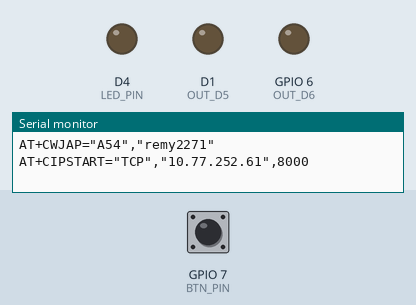
This sketch was run on a simulated ESP8266 (NodeMCU). On the bench: output pins drawn as LEDs (lit = HIGH), the last lines printed to the serial monitor. Inputs (shaded band) come from the test bench; at power-on: GPIO 7 (BTN_PIN) HIGH.

Above: at 9.9 s.
10.0 s: GPIO 7 (BTN_PIN) pulled LOW for 0.15 s
At 11.2 s:
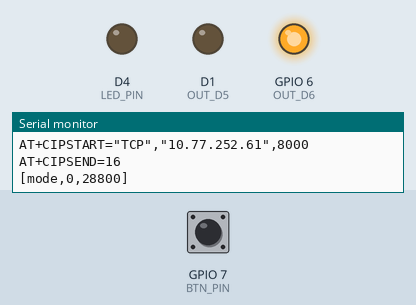
11.6 s: GPIO 7 (BTN_PIN) pulled LOW for 1 s
At 12.4 s:
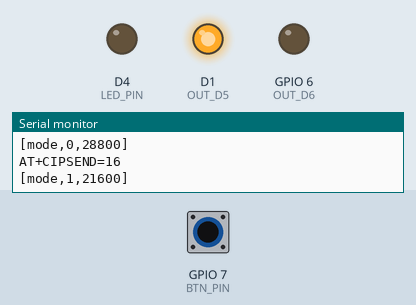
14.1 s: GPIO 7 (BTN_PIN) pulled LOW for 0.15 s
At 14.6 s:
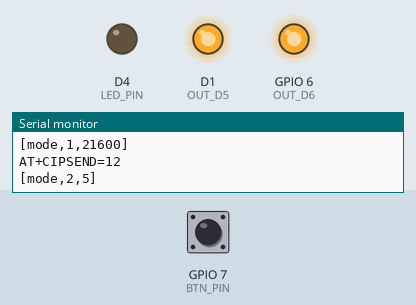
17.1 s: GPIO 7 (BTN_PIN) pulled LOW for 3.2 s
At 17.9 s:
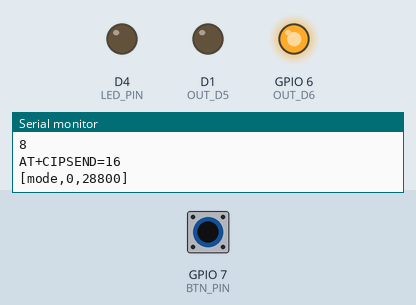
Timing chart, 0 to 20.1 s (numbered marks = the images above; inputs shaded):
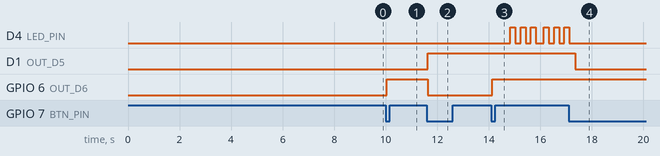

Measured:
- after the input at 10.0 s, GPIO 6 (OUT_D6): LOW → HIGH at once
- after the input at 11.6 s, D1 (OUT_D5): LOW → HIGH at once; GPIO 6 (OUT_D6): HIGH → LOW at once
- after the input at 14.1 s, D4 (LED_PIN): LOW → HIGH after 0.73 s, → LOW 0.20 s later, → HIGH 0.20 s later, → LOW 0.20 s later, … (11 changes in this stretch); GPIO 6 (OUT_D6): LOW → HIGH at once
- after the input at 17.1 s, D4 (LED_PIN): goes on until 17.1 s, then stays LOW; D1 (OUT_D5): HIGH → LOW after 0.26 s

The sketch:

sketch_dec25e.ino
```cpp
#include <Arduino.h>
#include <string.h>

#define LED_PIN D4

/* ===================== WiFi (UART0) ===================== */
#define WIFI_SSID        "A54"
#define WIFI_PASSWORD    "remy2271"
#define SERVER_IP        "10.77.252.61"
#define SERVER_PORT_STR  "8000"

#define WIFI_UART  Serial      // WiFi UART0
#define RADAR_UART Serial1     // 雷達 UART1

/* ===================== Button/State pins ===================== */
#define BTN_PIN  7   // D7 (INPUT_PULLUP)
#define OUT_D6   6
#define OUT_D5   5

/* ===================== Radar packet format ===================== */
#define MAX_PACKET_LEN 128
#define HEADER1 0x53
#define HEADER2 0x59
#define TAIL1   0x54
#define TAIL2   0x43

/* ===================== Radar commands ===================== */
const byte queryCmd[]       = {0x53,0x59,0x83,0x80,0x00,0x01,0x0F,0xBF,0x54,0x43};
const byte enableCmd[]      = {0x53,0x59,0x83,0x00,0x00,0x01,0x01,0x31,0x54,0x43};
//const byte sensitivityCmd[] = { 0x53, 0x59, 0x83, 0x0D, 0x00, 0x01, 0x02, 0x3F, 0x54, 0x43 };//靈敏度2
const byte sensitivityCmd[] = { 0x53, 0x59, 0x83, 0x0D, 0x00, 0x01, 0x03, 0x40, 0x54, 0x43 };//靈敏度3
const byte fallTimeCmd[]    = {0x53,0x59,0x83,0x0C,0x00,0x04,0x00,0x00,0x00,0x05,0x44,0x54,0x43};
const byte heightCmd[] = { 0x53, 0x59, 0x06, 0x02, 0x00, 0x02, 0x01, 0x16, 0xCD, 0x54, 0x43 }; // 2.78m
//const byte heightCmd[]      = {0x53,0x59,0x06,0x02,0x00,0x02,0x01,0x13,0xCA,0x54,0x43};//2.75m
//const byte heightCmd[] = { 0x53, 0x59, 0x06, 0x02, 0x00, 0x02, 0x01, 0x0E, 0xC5, 0x54, 0x43 }; //2.7m

/* ===================== Prototypes ===================== */
static bool sendToServer(const char* msg);

static void sendRadarCmd(const byte* cmd, int len);
static void processRadarByte(byte data);
static bool isFallPacket(const byte* buf, int len);
static bool isBodyMovementPacket(const byte* buf, int len);

/* ===================== Static variables ===================== */
static unsigned long lastMoveMs = 0;
static int lastMoveVal = 0;
static bool fallDetected = false;

static unsigned long inactivityTime = 0;
static unsigned long lastSendTime = 0;

/* ✅ 伺服器目標秒數（改成由 stateCount 設定） */
static unsigned long serverTargetSeconds = 60;

/* ✅ stateCount 設定（你要的新功能） */
static int stateCount = -1;     // 初始 -1（尚未選模式）
static int lastState  = HIGH;   // INPUT_PULLUP 未按下 HIGH

/* ===================== 小工具：依 stateCount 套用秒數 ===================== */
static void applyStateToTargetSeconds() {
  if (stateCount == 0) {
    serverTargetSeconds = 8UL * 3600UL;   // 8 小時
  } else if (stateCount == 1) {
    serverTargetSeconds = 6UL * 3600UL;   // 6 小時
  } else if (stateCount == 2) {
    serverTargetSeconds = 5UL;            // 5 秒
  } else {
    // stateCount = -1 時：你可以要「不觸發」或維持原值
    // 這裡我選擇：維持不變
  }
}

/* ===================== Setup ===================== */
void setup() {
  pinMode(LED_PIN, OUTPUT);

  // ✅ 按鍵/輸出腳位
  pinMode(BTN_PIN, INPUT_PULLUP);
  pinMode(OUT_D6, OUTPUT);
  pinMode(OUT_D5, OUTPUT);
  digitalWrite(OUT_D6, LOW);
  digitalWrite(OUT_D5, LOW);

  // 若你想看 stateCount log，可保留；不想看就拿掉這行
  WIFI_UART.begin(115200);   // WiFi UART0
  RADAR_UART.begin(115200);  // 雷達 UART1
  delay(500);

  // 連接 WiFi
  WIFI_UART.print("AT+CWJAP=\"" WIFI_SSID "\",\"" WIFI_PASSWORD "\"\r\n");
  delay(5000);

  // 建立 TCP 連線
  WIFI_UART.print("AT+CIPSTART=\"TCP\",\"" SERVER_IP "\"," SERVER_PORT_STR "\r\n");
  delay(2000);

  // Radar 初始化
  sendRadarCmd(queryCmd, sizeof(queryCmd));
  delay(300);
  sendRadarCmd(enableCmd, sizeof(enableCmd));
  delay(300);
  sendRadarCmd(sensitivityCmd, sizeof(sensitivityCmd));
  delay(300);
  sendRadarCmd(fallTimeCmd, sizeof(fallTimeCmd));
  delay(300);
  sendRadarCmd(heightCmd, sizeof(heightCmd));

  // ✅ 初始套用一次（stateCount=-1 會不改）
  applyStateToTargetSeconds();
}

/* ===================== Loop ===================== */
void loop() {
  /* ====== 1) D7 按鍵切換 stateCount，並更新 serverTargetSeconds ====== */
  int currentState = digitalRead(BTN_PIN);

  // 偵測「按下瞬間」：HIGH -> LOW
  if (lastState == HIGH && currentState == LOW) {
    delay(30); // debounce

    stateCount++;
    if (stateCount > 2) stateCount = 0;

    // ✅ 依 stateCount 更新秒數
    applyStateToTargetSeconds();

    // ✅ 依 stateCount 控制 D6 / D5（你原本規則）
    if (stateCount == 0) {
      digitalWrite(OUT_D6, HIGH);
      digitalWrite(OUT_D5, LOW);
    } else if (stateCount == 1) {
      digitalWrite(OUT_D6, LOW);
      digitalWrite(OUT_D5, HIGH);
    } else if (stateCount == 2) {
      digitalWrite(OUT_D6, HIGH);
      digitalWrite(OUT_D5, HIGH);
    }

    // 如果你想把目前模式/秒數送到伺服器當作紀錄，也可以保留
    //（不想送就註解掉）
    char msg[48];
    snprintf(msg, sizeof(msg), "[mode,%d,%lu]\r\n", stateCount, serverTargetSeconds);
    sendToServer(msg);
  }

  lastState = currentState;

  /* ====== 2) 雷達 UART 處理（原本保留） ====== */
  while (RADAR_UART.available()) {
    processRadarByte((byte)RADAR_UART.read());
  }

  /* ====== 3) 靜止計時（每秒一次，原本保留） ====== */
  unsigned long now = millis();
  if (now - lastSendTime >= 1000) {
    lastSendTime = now;

    if (lastMoveVal < 5) inactivityTime++;
    else inactivityTime = 0;

    if (inactivityTime >= serverTargetSeconds) {
      sendToServer("8\r\n");

      for (int i = 0; i < 3; i++) {
        digitalWrite(LED_PIN, HIGH);
        delay(200);
        digitalWrite(LED_PIN, LOW);
        delay(200);
      }
    }
  }
}

/* ===================== WiFi Send ===================== */
static bool sendToServer(const char* msg) {
  if (!msg) return false;
  int len = (int)strlen(msg);
  if (len <= 0) return false;

  WIFI_UART.print("AT+CIPSEND=");
  WIFI_UART.print(len);
  WIFI_UART.print("\r\n");
  delay(50);

  WIFI_UART.write((const uint8_t*)msg, len);
  delay(50);
  return true;
}

/* ===================== Radar helpers ===================== */
static void sendRadarCmd(const byte* cmd, int len) {
  for (int i = 0; i < len; i++) RADAR_UART.write(cmd[i]);
}

static void processRadarByte(byte data) {
  static bool inPacket = false;
  static byte buf[MAX_PACKET_LEN];
  static int idx = 0;
  static byte last = 0;

  if (!inPacket) {
    if (last == HEADER1 && data == HEADER2) {
      inPacket = true;
      idx = 0;
      buf[idx++] = HEADER1;
      buf[idx++] = HEADER2;
    }
  } else {
    if (idx < MAX_PACKET_LEN) buf[idx++] = data;
    else { inPacket = false; idx = 0; }

    if (idx >= 2 && buf[idx - 2] == TAIL1 && buf[idx - 1] == TAIL2) {

      // 跌倒：送 1（原本保留）
      if (isFallPacket(buf, idx) && !fallDetected) {
        sendToServer("1\r\n");
        for (int i = 0; i < 3; i++) {
          digitalWrite(LED_PIN, HIGH);
          delay(200);
          digitalWrite(LED_PIN, LOW);
          delay(200);
      }
        fallDetected = true;
      }

      // 活動量：送 [7,val]（原本保留）
      if (isBodyMovementPacket(buf, idx)) {
        int val = buf[6];
        unsigned long now = millis();
        if (now - lastMoveMs > 300 && val != lastMoveVal) {
          char msg[32];
          snprintf(msg, sizeof(msg), "[7,%d]\r\n", val);
          sendToServer(msg);
          lastMoveMs = now;
          lastMoveVal = val;
        }
      }

      inPacket = false;
      idx = 0;
    }
  }

  last = data;
}

static bool isFallPacket(const byte* buf, int len) {
  return (len >= 10 && buf[2] == 0x83 && buf[3] == 0x01 && buf[6] == 0x01);
}

static bool isBodyMovementPacket(const byte* buf, int len) {
  return (len == 10 && buf[2] == 0x80 && buf[3] == 0x03);
}
```
